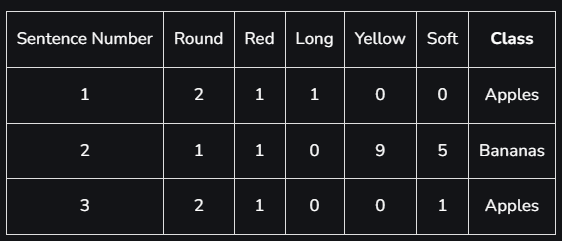
#> input picture Machine Learning/Naive Bayes/Complement Naive Bayes/images/data.png, 562 x 241 px
$ jupyter execute 'complement naive bayes.ipynb'
#> lines starting #> are read from the running program, lines starting #| are printed output that depends on the picture
1. [Complement Naive Bayes](#)

#### Complement Naive Bayes:
- it is the same as multinominal naive bayes algorithm
- it is used to handle imbalanced datasets
- instead of calculating the probability of item belonging to a class, we calculate the probability of the given item not belonging to it

- consider the dataset below for the example for complement naive bayes

[cell 1]
from PIL import Image
from IPython.display import display

img = Image.open('images/data.png')
#> img is the input picture: PIL image 562x241 RGBA; mean R, G, B, A 31.3, 32.2, 35.1, 255
new_image = img.resize((590, 250))
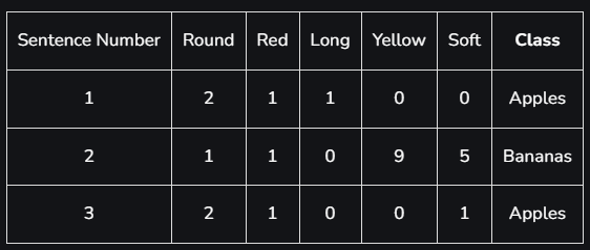
#> new_image: PIL image 590x250 RGBA; mean R, G, B, A 31.3, 32.2, 35.1, 255
display(new_image)

- just as multinomial naive bayes, we calculate the prior probabilities
    - P(Apples) = 2/3
    - P(Bananas) = 1/3
- calculate the count of labels associated with output labels
    - Apples = 8
    - Bananas = 16
- now we have a test data to be classified to a certain output class label

[cell 2]
from PIL import Image
from IPython.display import display

img = Image.open('images/test.png')
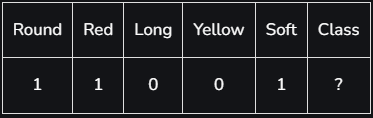
#> input picture Machine Learning/Naive Bayes/Complement Naive Bayes/images/test.png, 373 x 118 px
#> img is the input picture: PIL image 373x118 RGBA; mean R, G, B, A 34.5, 35.4, 38.2, 255
new_image = img.resize((500, 150))
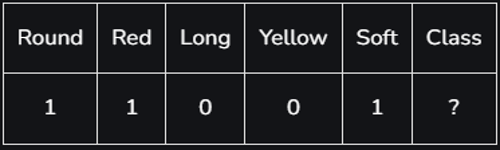
#> new_image: PIL image 500x150 RGBA; mean R, G, B, A 34.5, 35.4, 38.2, 255
display(new_image)
